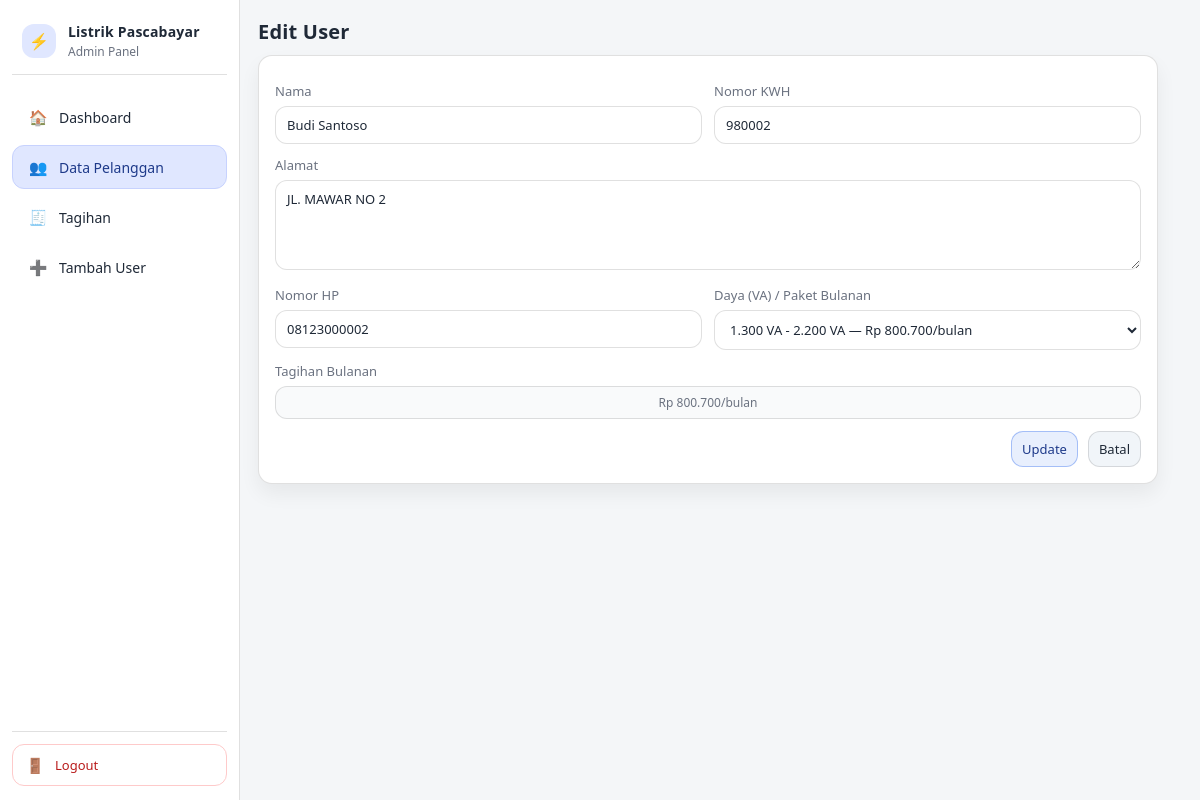
Screenshot of /users/edit.php?id=7 (signed in) with the database file from the repository.
### tables this page shows
CREATE TABLE `users` (
  `id` int(11) NOT NULL,
  `nama` varchar(100) NOT NULL,
  `nomor_kwh` varchar(30) NOT NULL,
  `alamat` text NOT NULL,
  `voltase` int(11) NOT NULL,
  `no_hp` varchar(13) NOT NULL,
  `created_at` timestamp NOT NULL DEFAULT current_timestamp(),
  `status` enum('BELUM LUNAS','LUNAS') NOT NULL DEFAULT 'BELUM LUNAS',
  `daya_va` int(11) NOT NULL DEFAULT 900,
  `tarif_per_kwh` decimal(10,2) NOT NULL DEFAULT 1352.00,
  `kwh` int(11) NOT NULL DEFAULT 0,
  `tagihan_bulanan` int(11) NOT NULL DEFAULT 452986
);

### users/edit.php (the view, shortened to what this page needs)
<?php
require __DIR__ . "/../partials/header.php";
require __DIR__ . "/../partials/sidebar.php";
require __DIR__ . "/../config.php";
$paket = [
  900  => 452986,
  1300 => 800700,
  2200 => 800700,
  3500 => 1299530,
  5500 => 1299530,
  6600 => 1699530,
];
function rupiah($n){
  return "Rp " . number_format((int)$n, 0, ',', '.');
}
$id = (int)($_GET['id'] ?? 0);
$stmt = $pdo->prepare("SELECT * FROM users WHERE id=?");
$stmt->execute([$id]);
$u = $stmt->fetch();
$valNama   = $_POST['nama'] ?? $u['nama'];
$valKwhNo  = $_POST['nomor_kwh'] ?? $u['nomor_kwh'];
$valAlamat = $_POST['alamat'] ?? $u['alamat'];
$valNoHp   = $_POST['no_hp'] ?? ($u['no_hp'] ?? '');
$valDaya   = (int)($_POST['daya_va'] ?? ($u['daya_va'] ?? 900));
$valBill   = (int)($paket[$valDaya] ?? ($u['tagihan_bulanan'] ?? 452986));
?>
<main class="content">
  <h2>Edit User</h2>
  <div class="form-card">
    <form method="post" autocomplete="off">
      <div class="form-grid">
        <div class="field">
          <label>Nama</label>
          <input type="text" name="nama" value="<?= htmlspecialchars($valNama) ?>">
        </div>
        <div class="field">
          <label>Nomor KWH</label>
          <input type="text" name="nomor_kwh" value="<?= htmlspecialchars($valKwhNo) ?>">
        </div>
        <div class="field span-2">
          <label>Alamat</label>
          <textarea name="alamat"><?= htmlspecialchars($valAlamat) ?></textarea>
        </div>
        <div class="field">
          <label>Nomor HP</label>
          <input type="text" name="no_hp" value="<?= htmlspecialchars($valNoHp) ?>">
        </div>
        <div class="field">
          <label>Daya (VA) / Paket Bulanan</label>
          <select name="daya_va" id="daya_va">
            <option value="1300" <?= ($valDaya===1300 || $valDaya===2200) ? 'selected' : '' ?>>1.300 VA - 2.200 VA — <?= rupiah(800700) ?>/bulan</option>
          </select>
        </div>
        <div class="field span-2">
          <label>Tagihan Bulanan</label>
          <div class="tarif-pill" id="billInfo"><?= rupiah($valBill) ?>/bulan</div>
        </div>
      </div>
      <div class="form-actions">
        <button class="btn primary" type="submit">Update</button>
        <a class="btn" href="index.php">Batal</a>
      </div>
    </form>
  </div>
</main>
</div></body></html>

### assets/style.css (style rules this page uses)
:root { --bg:#f4f6f8; --panel:#ffffff; --card:#ffffff; --text:#1f2937; --muted:#6b7280; --line:rgba(0,0,0,.12); --primary:#2563eb; --primary-2:#1d4ed8; --danger:#dc2626; --radius:14px; --radius-lg:18px; --shadow: 0 14px 30px rgba(0,0,0,.08); --shadow-soft: 0 10px 20px rgba(0,0,0,.06); }
* { box-sizing:border-box; font-family:system-ui,Segoe UI,Arial; }
html,body { height:100%; }
body { margin:0; background:var(--bg); color:var(--text); font-size:14px; }
a { color:inherit; text-decoration:none; }
.content { margin-left:240px; padding:18px; flex:1; }
h2 { margin:0 0 10px; letter-spacing:.2px; font-size:20px; font-weight:900; }
.btn { display:inline-flex; align-items:center; justify-content:center; gap:8px; padding:8px 10px; border-radius:12px; border:1px solid var(--line); background:#f1f5f9; cursor:pointer; color:var(--text); font-size:13px; transition:.15s ease; }
.btn.primary { background:rgba(37,99,235,.10); border-color:rgba(37,99,235,.35); color:#1e3a8a; }
.form-card { width:min(900px, 100%); border:1px solid var(--line); border-radius:var(--radius); background:var(--card); padding:16px; box-shadow: var(--shadow-soft); }
.form-grid { display:grid; grid-template-columns: repeat(2, minmax(0, 1fr)); gap:12px; margin-top:10px; }
.field label { display:block; font-size:13px; color:var(--muted); margin-bottom:6px; }
.field input, .field select, .field textarea { width:100%; padding:9px 11px; border-radius:12px; border:1px solid var(--line); background:#fff; color:var(--text); outline:none; font-size:13px; }
.field textarea { min-height:90px; resize:vertical; }
.span-2 { grid-column: 1 / -1; }
.form-actions { display:flex; justify-content:flex-end; gap:10px; margin-top:12px; flex-wrap:wrap; }
.tarif-pill { padding:7px 9px; border:1px solid var(--line); border-radius:12px; background:#f9fafb; font-size:12px; color:var(--muted); min-width:220px; text-align:center; }

### rows the page displays
users: nama "Budi Santoso", nomor_kwh "980002", alamat "JL. MAWAR NO 2", no_hp "08123000002", daya_va "1.300 VA - 2.200 VA — Rp 800.700/bulan"
